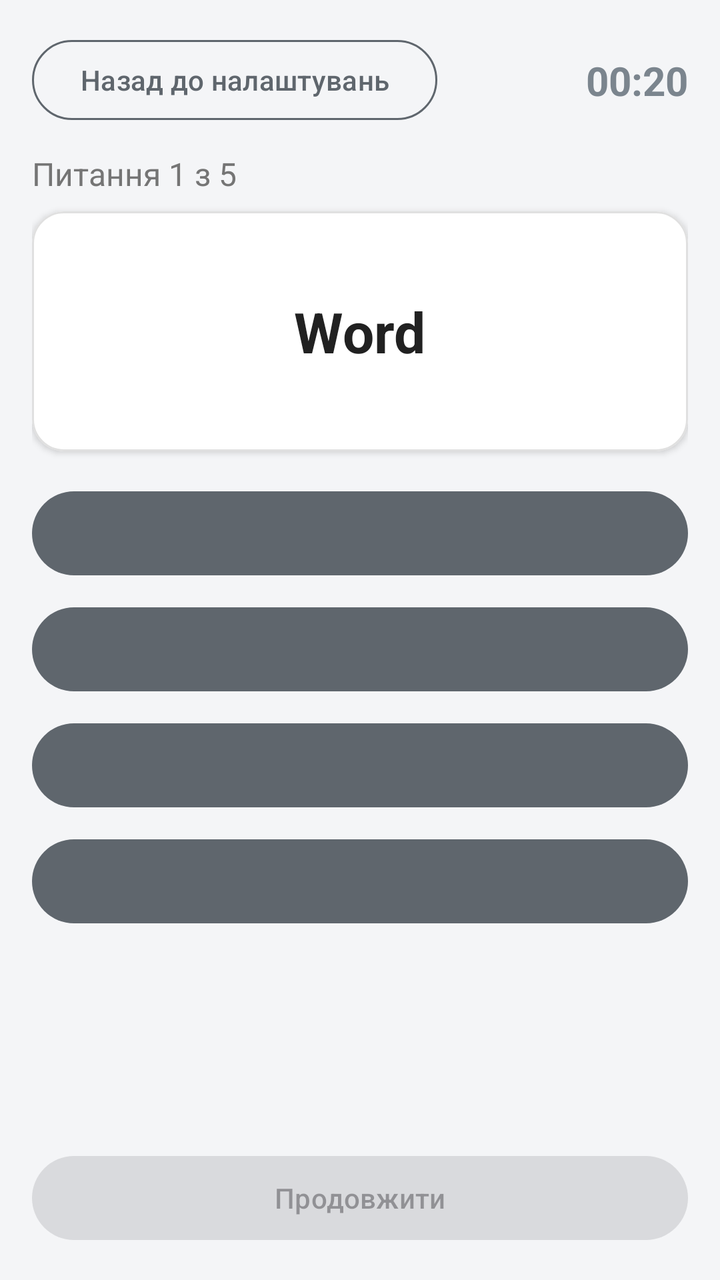
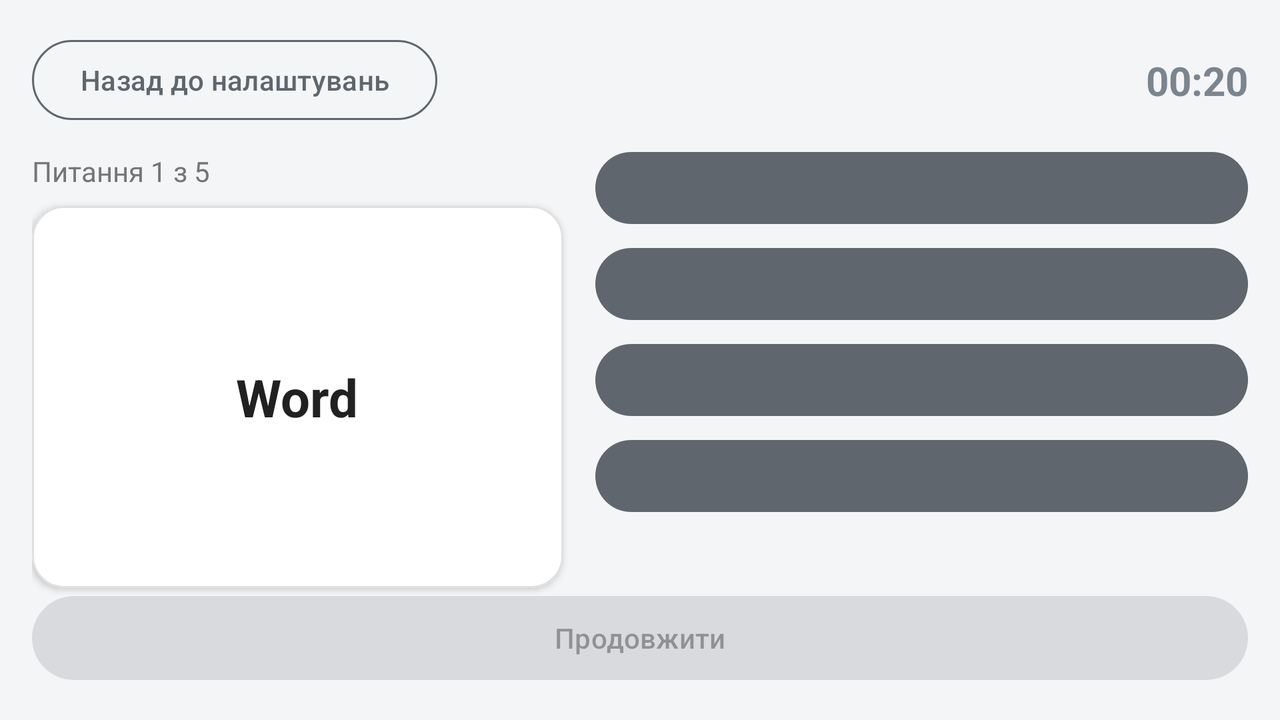

Compare how this app lays out the same screen by default and in its alternative resource folder. The renders come first, then the two layout files and the values they reference.
<!-- AndroidManifest.xml: application theme Theme.YourVocabulary -->
<!-- res/layout/activity_test.xml -->
<?xml version="1.0" encoding="utf-8"?>
<androidx.constraintlayout.widget.ConstraintLayout xmlns:android="http://schemas.android.com/apk/res/android"
    xmlns:app="http://schemas.android.com/apk/res-auto"
    android:id="@+id/main_test"
    android:layout_width="match_parent"
    android:layout_height="match_parent"
    android:background="@color/colorBackground"
    android:padding="@dimen/padding_screen">

    
    <Button
        android:id="@+id/btnExitTest"
        style="?attr/materialButtonOutlinedStyle"
        android:layout_width="wrap_content"
        android:layout_height="wrap_content"
        android:text="@string/btn_back_to_settings"
        android:textColor="@color/colorPrimary"
        app:strokeColor="@color/colorPrimary"
        app:layout_constraintStart_toStartOf="parent"
        app:layout_constraintTop_toTopOf="parent" />

    <TextView
        android:id="@+id/tvTimer"
        android:layout_width="wrap_content"
        android:layout_height="wrap_content"
        android:text="00:20"
        android:textColor="@color/colorAccent"
        android:textSize="20sp"
        android:textStyle="bold"
        app:layout_constraintBottom_toBottomOf="@id/btnExitTest"
        app:layout_constraintEnd_toEndOf="parent"
        app:layout_constraintTop_toTopOf="@id/btnExitTest" />

    
    <ScrollView
        android:layout_width="0dp"
        android:layout_height="0dp"
        android:layout_marginTop="12dp"
        android:layout_marginBottom="12dp"
        android:fillViewport="true"
        app:layout_constraintBottom_toTopOf="@id/tvCorrectAnswer"
        app:layout_constraintEnd_toEndOf="parent"
        app:layout_constraintStart_toStartOf="parent"
        app:layout_constraintTop_toBottomOf="@id/btnExitTest">

        <LinearLayout
            android:layout_width="match_parent"
            android:layout_height="wrap_content"
            android:orientation="vertical">

            <TextView
                android:id="@+id/tvQuestionCounter"
                android:layout_width="wrap_content"
                android:layout_height="wrap_content"
                android:text="Питання 1 з 5"
                android:textColor="@color/textColorSecondary"
                android:textSize="@dimen/text_size_label" />

            
            <com.google.android.material.card.MaterialCardView
                android:id="@+id/cardWord"
                android:layout_width="match_parent"
                android:layout_height="120dp"
                android:layout_marginTop="@dimen/margin_small"
                app:cardBackgroundColor="@color/cardBackground"
                app:cardCornerRadius="16dp"
                app:cardElevation="2dp"
                app:strokeColor="@color/btn_disabled_bg"
                app:strokeWidth="1dp">

                <TextView
                    android:id="@+id/tvOriginalWord"
                    android:layout_width="wrap_content"
                    android:layout_height="wrap_content"
                    android:layout_gravity="center"
                    android:text="Word"
                    android:textColor="@color/textColorPrimary"
                    android:textSize="28sp"
                    android:textStyle="bold" />
            </com.google.android.material.card.MaterialCardView>

            
            <LinearLayout
                android:id="@+id/layoutChoiceContainer"
                android:layout_width="match_parent"
                android:layout_height="wrap_content"
                android:layout_marginTop="@dimen/margin_section"
                android:orientation="vertical">

                <Button
                    android:id="@+id/btnOption1"
                    android:layout_width="match_parent"
                    android:layout_height="@dimen/button_height"
                    android:layout_marginBottom="8dp"
                    android:textColor="@color/textColorPrimary" />

                <Button
                    android:id="@+id/btnOption2"
                    android:layout_width="match_parent"
                    android:layout_height="@dimen/button_height"
                    android:layout_marginBottom="8dp"
                    android:textColor="@color/textColorPrimary" />

                <Button
                    android:id="@+id/btnOption3"
                    android:layout_width="match_parent"
                    android:layout_height="@dimen/button_height"
                    android:layout_marginBottom="8dp"
                    android:textColor="@color/textColorPrimary" />

                <Button
                    android:id="@+id/btnOption4"
                    android:layout_width="match_parent"
                    android:layout_height="@dimen/button_height"
                    android:layout_marginBottom="8dp"
                    android:textColor="@color/textColorPrimary" />
            </LinearLayout>

            
            <LinearLayout
                android:id="@+id/layoutInputContainer"
                android:layout_width="match_parent"
                android:layout_height="wrap_content"
                android:layout_marginTop="@dimen/margin_section"
                android:orientation="vertical"
                android:visibility="gone">

                <com.google.android.material.textfield.TextInputLayout
                    android:id="@+id/tilAnswer"
                    style="@style/Widget.MaterialComponents.TextInputLayout.OutlinedBox"
                    android:layout_width="match_parent"
                    android:layout_height="wrap_content"
                    android:hint="@string/label_input_hint">

                    <com.google.android.material.textfield.TextInputEditText
                        android:id="@+id/etAnswer"
                        android:layout_width="match_parent"
                        android:layout_height="wrap_content"
                        android:inputType="text"
                        android:maxLines="1" />
                </com.google.android.material.textfield.TextInputLayout>

                <Button
                    android:id="@+id/btnCheckInput"
                    android:layout_width="match_parent"
                    android:layout_height="@dimen/button_height"
                    android:layout_marginTop="12dp"
                    android:backgroundTint="@color/colorPrimary"
                    android:text="@string/btn_check" />
            </LinearLayout>

            
            <TextView
                android:id="@+id/tvUserAnswer"
                android:layout_width="match_parent"
                android:layout_height="wrap_content"
                android:layout_marginTop="@dimen/margin_section"
                android:gravity="center"
                android:textSize="20sp"
                android:textStyle="bold"
                android:visibility="gone" />

        </LinearLayout>
    </ScrollView>

    
    <TextView
        android:id="@+id/tvCorrectAnswer"
        android:layout_width="0dp"
        android:layout_height="wrap_content"
        android:layout_marginBottom="8dp"
        android:gravity="center"
        android:textColor="@color/color_correct"
        android:textSize="18sp"
        android:textStyle="bold"
        android:visibility="gone"
        app:layout_constraintBottom_toTopOf="@id/btnContinue"
        app:layout_constraintEnd_toEndOf="parent"
        app:layout_constraintStart_toStartOf="parent" />

    
    <Button
        android:id="@+id/btnContinue"
        android:layout_width="0dp"
        android:layout_height="@dimen/button_height"
        android:enabled="false"
        android:gravity="center"
        android:text="@string/btn_continue"
        app:layout_constraintBottom_toBottomOf="parent"
        app:layout_constraintEnd_toEndOf="parent"
        app:layout_constraintStart_toStartOf="parent" />

</androidx.constraintlayout.widget.ConstraintLayout>
<!-- resources referenced by this layout -->
<resources>
  <color name="btn_disabled_bg">#E0E0E0</color>
  <color name="cardBackground">#FFFFFF</color>
  <color name="colorAccent">#7B858E</color>
  <color name="colorBackground">#F4F5F7</color>
  <color name="colorPrimary">#5F666D</color>
  <color name="color_correct">#4CAF50</color>
  <color name="textColorPrimary">#212121</color>
  <color name="textColorSecondary">#757575</color>
  <dimen name="button_height">50dp</dimen>
  <dimen name="margin_section">16dp</dimen>
  <dimen name="margin_small">8dp</dimen>
  <dimen name="padding_screen">16dp</dimen>
  <dimen name="text_size_label">16sp</dimen>
  <string name="btn_back_to_settings">Назад до налаштувань</string>
  <string name="btn_check">Перевірити</string>
  <string name="btn_continue">Продовжити</string>
  <string name="label_input_hint">Введіть переклад...</string>
  <style name="Theme.YourVocabulary" parent="Base.Theme.YourVocabulary" />
  <style name="Base.Theme.YourVocabulary" parent="Theme.Material3.DayNight.NoActionBar">
          <item name="colorPrimary">@color/colorPrimary</item>
          <item name="colorOnPrimary">@android:color/white</item>
          <item name="colorSecondary">@color/colorAccent</item>
          <item name="colorOnSecondary">@android:color/white</item>
          <item name="android:colorAccent">@color/colorPrimary</item>
          <item name="android:windowBackground">@color/colorBackground</item>
      </style>
</resources>
<!-- res/layout-land/activity_test.xml (the repository's variant of the layout above) -->
<!-- drawn on the phone turned sideways -->
<?xml version="1.0" encoding="utf-8"?>
<androidx.constraintlayout.widget.ConstraintLayout xmlns:android="http://schemas.android.com/apk/res/android"
    xmlns:app="http://schemas.android.com/apk/res-auto"
    android:id="@+id/main_test"
    android:layout_width="match_parent"
    android:layout_height="match_parent"
    android:background="@color/colorBackground"
    android:padding="@dimen/padding_screen">

    <Button
        android:id="@+id/btnExitTest"
        style="?attr/materialButtonOutlinedStyle"
        android:layout_width="wrap_content"
        android:layout_height="wrap_content"
        android:text="@string/btn_back_to_settings"
        android:textColor="@color/colorPrimary"
        app:strokeColor="@color/colorPrimary"
        app:layout_constraintStart_toStartOf="parent"
        app:layout_constraintTop_toTopOf="parent" />

    <TextView
        android:id="@+id/tvTimer"
        android:layout_width="wrap_content"
        android:layout_height="wrap_content"
        android:text="00:20"
        android:textColor="@color/colorAccent"
        android:textSize="20sp"
        android:textStyle="bold"
        app:layout_constraintBottom_toBottomOf="@id/btnExitTest"
        app:layout_constraintEnd_toEndOf="parent"
        app:layout_constraintTop_toTopOf="@id/btnExitTest" />

    <androidx.constraintlayout.widget.Guideline
        android:id="@+id/guidelineCenter"
        android:layout_width="wrap_content"
        android:layout_height="wrap_content"
        android:orientation="vertical"
        app:layout_constraintGuide_percent="0.45" />

    <TextView
        android:id="@+id/tvQuestionCounter"
        android:layout_width="wrap_content"
        android:layout_height="wrap_content"
        android:layout_marginTop="12dp"
        android:text="Питання 1 з 5"
        android:textColor="@color/textColorSecondary"
        app:layout_constraintStart_toStartOf="parent"
        app:layout_constraintTop_toBottomOf="@id/btnExitTest" />

    <com.google.android.material.card.MaterialCardView
        android:id="@+id/cardWord"
        android:layout_width="0dp"
        android:layout_height="0dp"
        android:layout_marginTop="8dp"
        android:layout_marginEnd="@dimen/margin_small"
        app:cardBackgroundColor="@color/cardBackground"
        app:cardCornerRadius="16dp"
        app:cardElevation="2dp"
        app:strokeColor="@color/btn_disabled_bg"
        app:strokeWidth="1dp"
        app:layout_constraintBottom_toTopOf="@id/tvCorrectAnswer"
        app:layout_constraintEnd_toStartOf="@id/guidelineCenter"
        app:layout_constraintStart_toStartOf="parent"
        app:layout_constraintTop_toBottomOf="@id/tvQuestionCounter">

        <TextView
            android:id="@+id/tvOriginalWord"
            android:layout_width="wrap_content"
            android:layout_height="wrap_content"
            android:layout_gravity="center"
            android:text="Word"
            android:textColor="@color/textColorPrimary"
            android:textSize="26sp"
            android:textStyle="bold" />
    </com.google.android.material.card.MaterialCardView>

    <ScrollView
        android:layout_width="0dp"
        android:layout_height="0dp"
        android:layout_marginStart="@dimen/margin_small"
        android:layout_marginTop="8dp"
        android:layout_marginBottom="8dp"
        android:fillViewport="true"
        app:layout_constraintBottom_toTopOf="@id/tvCorrectAnswer"
        app:layout_constraintEnd_toEndOf="parent"
        app:layout_constraintStart_toEndOf="@id/guidelineCenter"
        app:layout_constraintTop_toBottomOf="@id/btnExitTest">

        <LinearLayout
            android:layout_width="match_parent"
            android:layout_height="wrap_content"
            android:orientation="vertical">

            <LinearLayout
                android:id="@+id/layoutChoiceContainer"
                android:layout_width="match_parent"
                android:layout_height="wrap_content"
                android:orientation="vertical">

                <Button
                    android:id="@+id/btnOption1"
                    android:layout_width="match_parent"
                    android:layout_height="44dp"
                    android:layout_marginBottom="4dp"
                    android:textColor="@color/textColorPrimary" />

                <Button
                    android:id="@+id/btnOption2"
                    android:layout_width="match_parent"
                    android:layout_height="44dp"
                    android:layout_marginBottom="4dp"
                    android:textColor="@color/textColorPrimary" />

                <Button
                    android:id="@+id/btnOption3"
                    android:layout_width="match_parent"
                    android:layout_height="44dp"
                    android:layout_marginBottom="4dp"
                    android:textColor="@color/textColorPrimary" />

                <Button
                    android:id="@+id/btnOption4"
                    android:layout_width="match_parent"
                    android:layout_height="44dp"
                    android:layout_marginBottom="4dp"
                    android:textColor="@color/textColorPrimary" />
            </LinearLayout>

            <LinearLayout
                android:id="@+id/layoutInputContainer"
                android:layout_width="match_parent"
                android:layout_height="wrap_content"
                android:orientation="vertical"
                android:visibility="gone">

                <com.google.android.material.textfield.TextInputLayout
                    android:id="@+id/tilAnswer"
                    style="@style/Widget.MaterialComponents.TextInputLayout.OutlinedBox"
                    android:layout_width="match_parent"
                    android:layout_height="wrap_content"
                    android:hint="@string/label_input_hint">

                    <com.google.android.material.textfield.TextInputEditText
                        android:id="@+id/etAnswer"
                        android:layout_width="match_parent"
                        android:layout_height="wrap_content"
                        android:inputType="text"
                        android:maxLines="1" />
                </com.google.android.material.textfield.TextInputLayout>

                <Button
                    android:id="@+id/btnCheckInput"
                    android:layout_width="match_parent"
                    android:layout_height="@dimen/button_height"
                    android:layout_marginTop="8dp"
                    android:text="@string/btn_check" />
            </LinearLayout>

            <TextView
                android:id="@+id/tvUserAnswer"
                android:layout_width="match_parent"
                android:layout_height="wrap_content"
                android:layout_marginTop="@dimen/margin_section"
                android:gravity="center"
                android:textSize="20sp"
                android:textStyle="bold"
                android:visibility="gone" />
        </LinearLayout>
    </ScrollView>

    <TextView
        android:id="@+id/tvCorrectAnswer"
        android:layout_width="0dp"
        android:layout_height="wrap_content"
        android:layout_marginBottom="8dp"
        android:gravity="center"
        android:textColor="@color/color_correct"
        android:textSize="18sp"
        android:textStyle="bold"
        android:visibility="gone"
        app:layout_constraintBottom_toTopOf="@id/btnContinue"
        app:layout_constraintEnd_toEndOf="parent"
        app:layout_constraintStart_toStartOf="parent" />

    <Button
        android:id="@+id/btnContinue"
        android:layout_width="0dp"
        android:layout_height="@dimen/button_height"
        android:enabled="false"
        android:gravity="center"
        android:text="@string/btn_continue"
        app:layout_constraintBottom_toBottomOf="parent"
        app:layout_constraintEnd_toEndOf="parent"
        app:layout_constraintStart_toStartOf="parent" />

</androidx.constraintlayout.widget.ConstraintLayout>
<!-- resources referenced by the variant -->
<!-- as the phone turned sideways resolves them -->
<resources>
  <color name="btn_disabled_bg">#E0E0E0</color>
  <color name="cardBackground">#FFFFFF</color>
  <color name="colorAccent">#7B858E</color>
  <color name="colorBackground">#F4F5F7</color>
  <color name="colorPrimary">#5F666D</color>
  <color name="color_correct">#4CAF50</color>
  <color name="textColorPrimary">#212121</color>
  <color name="textColorSecondary">#757575</color>
  <dimen name="button_height">50dp</dimen>
  <dimen name="margin_section">16dp</dimen>
  <dimen name="margin_small">8dp</dimen>
  <dimen name="padding_screen">16dp</dimen>
  <string name="btn_back_to_settings">Назад до налаштувань</string>
  <string name="btn_check">Перевірити</string>
  <string name="btn_continue">Продовжити</string>
  <string name="label_input_hint">Введіть переклад...</string>
  <style name="Theme.YourVocabulary" parent="Base.Theme.YourVocabulary" />
  <style name="Base.Theme.YourVocabulary" parent="Theme.Material3.DayNight.NoActionBar">
          <item name="colorPrimary">@color/colorPrimary</item>
          <item name="colorOnPrimary">@android:color/white</item>
          <item name="colorSecondary">@color/colorAccent</item>
          <item name="colorOnSecondary">@android:color/white</item>
          <item name="android:colorAccent">@color/colorPrimary</item>
          <item name="android:windowBackground">@color/colorBackground</item>
      </style>
</resources>
